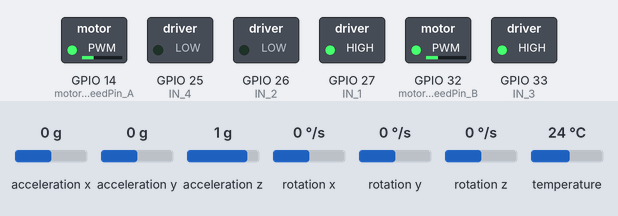
The sketch below on a simulated ESP32. Parts: switched loads named in the sketch (green lamp = pin HIGH). The inputs (shaded band) are chosen by the test bench; at power-on: acceleration y 0 g, acceleration z 1 g, acceleration x 0 g, rotation x 0 °/s, rotation y 0 °/s, rotation z 0 °/s, temperature 24 °C. What the sketch prints to the serial monitor is not drawn.

Above: at 3.4 s.
3.5 s: acceleration y set to -1.4 g
At 3.67 s:
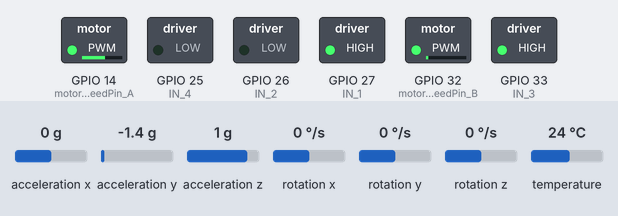
6.5 s: acceleration z set to 0 g
9.5 s: acceleration x set to -0.9 g
At 12.2 s:
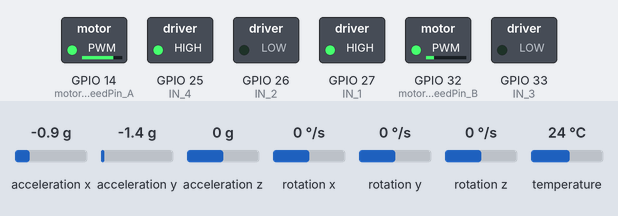
12.5 s: acceleration x set to -1.2 g
15.5 s: acceleration y set to 0.8 g
At 15.68 s:
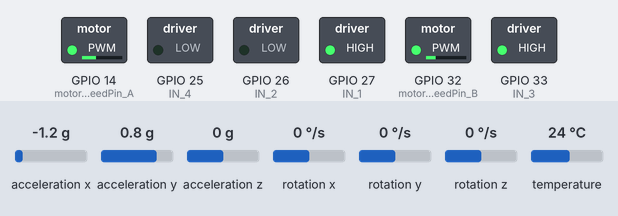
18.5 s: acceleration x set to 0 g
At 25.7 s:
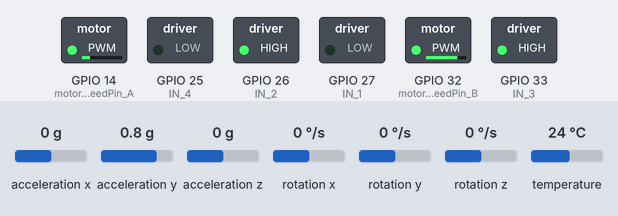
Timing chart, 0 to 26.0 s (numbered marks = the images above; inputs shaded):
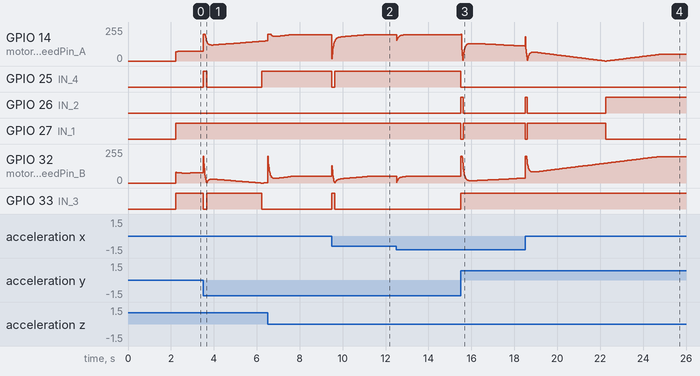

Measured:
- after the input at 3.5 s, GPIO 25 (IN_4): LOW → HIGH at once, → LOW 0.16 s later, → HIGH 2.6 s later; GPIO 33 (IN_3): HIGH → LOW at once, → HIGH 0.16 s later, → LOW 2.6 s later
- after the input at 9.5 s, GPIO 25 (IN_4): HIGH → LOW at once, → HIGH 0.13 s later; GPIO 33 (IN_3): LOW → HIGH at once, → LOW 0.13 s later
- after the input at 15.5 s, GPIO 25 (IN_4): HIGH → LOW at once; GPIO 26 (IN_2): LOW → HIGH at once, → LOW 0.10 s later; GPIO 27 (IN_1): HIGH → LOW at once, → HIGH 0.10 s later; GPIO 33 (IN_3): LOW → HIGH at once
- after the input at 18.5 s, GPIO 26 (IN_2): LOW → HIGH at once, → LOW 0.10 s later, → HIGH 3.7 s later; GPIO 27 (IN_1): HIGH → LOW at once, → HIGH 0.10 s later, → LOW 3.7 s later

The sketch:

PID_Roll_esp_now.ino
```cpp
//*****Wireless Capabilities*****
// Include Libraries
#include <esp_now.h>
#include <WiFi.h>

// Define a data structure
typedef struct struct_message {
  float a;
  float b;
  float c;
  float d;
} struct_message;

// Create a structured object
struct_message myData;

//*****Actual controller setup*****

#include <Adafruit_MPU6050.h>
#include <Adafruit_Sensor.h>
#include <Wire.h>

//******Setting up variables for the imu******:

float Ax;
float Ay;
float Az;
float T;

float Gx;
float Gy;
float Gz;

//Callibration of Gyro:
float GyroXOffset = 0;
float GyroYOffset = 0;
float GyroZOffset = 0;

//Gyro values:
float rollG = 0;
float pitchG = 0;
float yawG = 0;

//Callibration of Accelerometer:
float xMax = 1.07;
float xMin = -0.94;
float yMax = 0.99;
float yMin = -1.03;
float zMax = 0.91;
float zMin = -1.15;

float xOffset = (xMax+xMin)/2.;
float yOffset = (yMax+yMin)/2.;
float zOffset = (zMax+zMin)/2.;

float xScale = 2/(xMax-xMin);
float yScale = 2/(yMax-yMin);
float zScale = 2/(zMax-zMin);

//Accelerometer values:
float rollRaw = 0;
float pitchRaw = 0;

//Complimentrary Values:
float rollComp = 0;
float pitchComp = 0;

float deltaRollG = 0;  //these are the increments for the gyro angle values
float deltaPitchG = 0;

//Complimentry fillter coefficients:
float Alpha = 0.20;
float Beta = (1-Alpha);

//IMU times:
unsigned long tStart = 0;

Adafruit_MPU6050 mpu;

//******Setting up time variables for the motor control******:

//time measurements during enterity of flight to check controller runs at 25Hz
unsigned long start_time = 0;
unsigned long current_time = 0;
unsigned long old_time = 0;

//Setting the delay for the main loop to get 100Hz sampling:
int interval = 10;                  //0.01 secs
unsigned long dt = 0;          //actual time between samples

//Motor Pins:
const int pot_Pin = A0;  //defines pin for potentiaometer

//Pins for motor A:
const int motorSpeedPin_A = 14;  //defines speed pin of motor
const int IN_1 = 27;  //dfines direction pin of motor
const int IN_2 = 26;  //dfines direction pin of motor

//Pins for motor B:
const int motorSpeedPin_B = 32;  //defines speed pin of motor
const int IN_3 = 33;  //dfines direction pin of motor
const int IN_4 = 25;  //dfines direction pin of motor

//variables for PID controller:
float set_angle = 0;  //in degrees
float angle = 0;      //in degrees
float new_error = 0;
float old_error = 0;
float integral = 0;
float Kp = 0.8;
float Ki = 0.4;
float Kd = 0.3;
int baseDemand = 75;

//Rig dimensions (cm): (Not needed for this code)
float arm_height = 24;
float arm_length = 21;

//Callback function executed when data is received from the transmitter esp32:
void OnDataRecv(const esp_now_recv_info_t *info, const uint8_t *incomingData, int len) {
  memcpy(&myData, incomingData, sizeof(myData));
  /*Serial.print("Data received: ");
  Serial.println(len);
  Serial.print("Set Angle: ");
  Serial.print(myData.a);
  Serial.print(", ");
  Serial.print("Kp: ");
  Serial.print(myData.b);
  Serial.print(", ");
  Serial.print("Ki: ");
  Serial.print(myData.c);
  Serial.print(", ");
  Serial.print("Kd: ");
  Serial.println(myData.d);*/
  set_angle = myData.a;
  Kp = myData.b;
  Ki = myData.c;
  Kd = myData.d;

}

//***** esp32 PWM related stuff *****
const int freq = 5000;           // PWM frequency (Hz)
const int pwmChannel_A = 0;      // Channel for motor A
const int pwmChannel_B = 1;      // Channel for motor B
const int resolution = 8;                  //255 resolution

void setup() {
  // put your setup code here, to run once:

  //Start serial monitor:
  Serial.begin(115200);

  //Set esp-now:
  //Set ESP32 as a Wi-Fi Station
  WiFi.mode(WIFI_STA);

  // Initilize ESP-NOW
  if (esp_now_init() != ESP_OK) {
    Serial.println("Error initializing ESP-NOW");
    return;
  }

  // Register callback function
  esp_now_register_recv_cb(OnDataRecv);

  //Set Motor pins:
  pinMode(pot_Pin, INPUT);
  pinMode(motorSpeedPin_A, OUTPUT);
  pinMode(motorSpeedPin_B, OUTPUT);
  pinMode(IN_1, OUTPUT);
  pinMode(IN_2, OUTPUT);
  pinMode(IN_3, OUTPUT);
  pinMode(IN_4, OUTPUT);

  // ========== PWM setup with ledc for esp32 ==========

  ledcAttach(motorSpeedPin_A, freq, resolution);  // Attach pin + set freq & resolution
  ledcAttach(motorSpeedPin_B, freq, resolution);

  //Set the mpu:
  // Initialize MPU6050
  if (!mpu.begin()) {
    Serial.println("MPU6050 not found! Check wiring.");
    while (1);
  }
  Serial.println("MPU6050 Started!");
  mpu.setAccelerometerRange(MPU6050_RANGE_2_G); //Needed for the accelerometers only
  mpu.setGyroRange(MPU6050_RANGE_2000_DEG);      //Needed for the gyros only, Note: rotating this faster will cause error
  mpu.setFilterBandwidth(MPU6050_BAND_21_HZ);

  CallibrateGyro();

  start_time = millis();
  tStart = millis();

}

void loop() {
  // put your main code here, to run repeatedly:

  current_time = millis() - start_time; //find sampling rate time variables
  dt = current_time - old_time;

  //Get_IMU_Data();  //Get imu orientation

  //Serial.print("RollComp:");
  //Serial.print(rollComp);

  if (dt >= interval) {//check sampling rate

    //set_angle = (analogRead(pot_Pin) / 1023.) * 40.;  //Get the set height

    Get_IMU_Data(pitchComp);  //Get imu orientation, Note the angle is extracted using referencing

    Serial.print("Set_angle:");
    Serial.print(set_angle);
    Serial.print(", ");
    Serial.print("Angle:");
    Serial.print(pitchComp);
    Serial.print(", ");


    new_error = Get_Error(set_angle, pitchComp);
    Motor_Controller(Kp, Ki, Kd, new_error, old_error, integral, interval, baseDemand, motorSpeedPin_A, motorSpeedPin_B, IN_1, IN_2, IN_3, IN_4);

    Serial.print("Time:");
    Serial.print(current_time/1000.0f);
    Serial.print(", ");
    Serial.print("PitchComp:");
    Serial.print(pitchComp);
    // Serial.print(",");
    // Serial.print("Yaw:");
    // Serial.print(yaw);
    Serial.print(", ");
    Serial.print("UL:");
    Serial.print(90);
    Serial.print(", ");
    Serial.print("LM:");
    Serial.print(-90);
    Serial.print(", ");

    old_time = current_time;
  }

}

//User defined functions are shown bellow: (These include only the ones used in the main loop)

void CallibrateGyro() {
  Serial.println("Callibrating the Gyro, keep completely stationary...");
  delay(1000);
  int i;

  float sumX = 0;
  float sumY = 0;
  float sumZ = 0;

  int numIterations = 100;

  for (i = 0; i<numIterations; i = i + 1) {

    sensors_event_t a, g, temp;
    mpu.getEvent(&a, &g, &temp);  //this makes the measurenment
    sumX = sumX + g.gyro.x;
    sumY = sumY + g.gyro.y;
    sumZ = sumZ + g.gyro.z;

    delay(10);
  }

  GyroXOffset = sumX/numIterations;
  GyroYOffset = sumY/numIterations;
  GyroZOffset = sumZ/numIterations;
}

void Get_IMU_Data(float &pitchComp) {

  //find imu timings:
  static unsigned long last_time = 0;  //this line only runs once and never again so last_time doesn't get updated to zero again
  unsigned long now = millis();
  float delta_time = now - last_time;

  sensors_event_t a, g, temp;
  mpu.getEvent(&a, &g, &temp);  //this makes the measurenment

  //**********Define accelerometer values**********:
  Ax = a.acceleration.x/9.81;  //this gets the corresponding component out from a
  Ay = a.acceleration.y/9.81;
  Az = a.acceleration.z/9.81;

  Ax = xScale*(Ax-xOffset);
  Ay = yScale*(Ay-yOffset);
  Az = zScale*(Az-zOffset);

  pitchRaw = atan2(Ay, sqrt(Az*Az+Ax*Ax))*360/(2*3.14);
  rollRaw = atan2(Ax, sqrt(Az*Az+Ay*Ay))*360/(2*3.14);

  //**********Define gyro values**********:
  Gx = g.gyro.x - GyroXOffset;
  Gy = -(g.gyro.y - GyroYOffset);
  Gz = g.gyro.z - GyroZOffset;

  rollG = rollG + (delta_time)/1000.*(Gy)*360./(2.*3.14);
  pitchG = pitchG + (delta_time)/1000.*(Gx)*360./(2.*3.14);
  yawG = yawG + (delta_time)/1000.*Gz*360./(2.*3.14);

  deltaRollG = (delta_time)/1000.*(Gy)*360./(2.*3.14);
  deltaPitchG = (delta_time)/1000.*(Gx)*360./(2.*3.14);

  //Implementation of the complimentary filter, takes better of both worlds
  rollComp = Alpha*rollRaw + Beta*(rollComp + deltaRollG);  //Only the value related to the gyros gradient is used
  pitchComp = Alpha*pitchRaw + Beta*(pitchComp + deltaPitchG);

  // Serial.print("Gx:");
  // Serial.print(Gx);
  // Serial.print(",");
  // Serial.print("Gy:");
  // Serial.print(Gy);
  // Serial.print(",");
  // Serial.print("Gz:");
  // Serial.print(Gz);
  // Serial.print(",");
  // Serial.print("UL:");
  // Serial.print(5);
  // Serial.print(",");
  // Serial.print("LM:");
  // Serial.println(-5);
  /*
  Serial.print("RollComp:");
  Serial.print(rollComp);
  Serial.print(",");
  Serial.print("PitchComp:");
  Serial.print(pitchComp);
  Serial.print(",");
  Serial.print("YawG:");  //Yaw cant use the complimentry filter since we dont have its corresponding accelerometer values
  Serial.print(yawG);
  // Serial.print(",");
  // Serial.print("Yaw:");
  // Serial.print(yaw);
  Serial.print(",");
  Serial.print("UL:");
  Serial.print(90);
  Serial.print(",");
  Serial.print("LM:");
  Serial.println(-90);
  */
  last_time = now;
}

float Get_Error(float set_angle, float angle) {
  //code for finding error:
  float error = set_angle - angle;

  return error;
}

void Motor_Controller(float Kp, float Ki, float Kd, float new_error, float &old_error, float &integral, float interval, float base_demand, int motorSpeedPin_A, int motorSpeedPin_B, int IN_1, int IN_2, int IN_3, int IN_4) {
  //PID code:
  float integral_increment = new_error * ((interval)/(1000.));  //change in integral term
  float derivative = (new_error - old_error) / ((interval)/(1000.)); // Rate of change in error

  float test_integral = integral + integral_increment;
  float test_motorDemand_A = base_demand + (Kp*new_error + Ki*test_integral + Kd*derivative);
  float test_motorDemand_B = base_demand - (Kp*new_error + Ki*test_integral + Kd*derivative);

  //Anti windup system: (shuts down integrator is the case of saturation getting worse)

  //Anti windup for motor A:
  if ((fabs(test_motorDemand_A) > 200) || (fabs(test_motorDemand_B) > 200)) {  //check if motorDemand for motor has reached saturation e.g. outside -100 to 100
    if ((new_error * test_motorDemand_A > 0) || (new_error * test_motorDemand_B < 0)) {  //The sign is flipped for motor B because the PID is minused from it.
        //if saturation does hit and integrator is making it worse dont update integral by doing nothing

    }
    else {
      //if saturation does hit but integrator isn't making it worse by going even more outside
      integral = integral + integral_increment;

    }
  }
  else {
    //if saturation isn't hit than act like its normal integration
    integral = integral + integral_increment;

  }

  //find the final motor demand based on error (correct motor demand after clamp check);
  float motorDemand_A = base_demand + (Kp*new_error + Ki*integral + Kd*derivative);  //Motor A demand
  float motorDemand_B = base_demand - (Kp*new_error + Ki*integral + Kd*derivative);  //Motor B demand (As one increases the other must decrease)

  motorDemand_A = constrain(motorDemand_A, -200, 200);  //clamp the motorDemand
  motorDemand_B = constrain(motorDemand_B, -200, 200);  //clamp the motorDemand

  //Motor A assigning speed:
  if (motorDemand_A < 0 ) {
    //switch direction to backwards:
    digitalWrite(IN_1, LOW);
    digitalWrite(IN_2, HIGH);
  }

  else{
    //switch direction to fowards:
    digitalWrite(IN_1, HIGH);
    digitalWrite(IN_2, LOW);
  }
  ledcWrite(motorSpeedPin_A, fabs(motorDemand_A));  //set the speed to motor A

  //Motor B assigning speed:
  if (motorDemand_B < 0 ) {
    //switch direction to backwards:
    digitalWrite(IN_3, LOW);
    digitalWrite(IN_4, HIGH);
  }

  else{
    //switch direction to fowards:
    digitalWrite(IN_3, HIGH);
    digitalWrite(IN_4, LOW);
  }
  ledcWrite(motorSpeedPin_B, fabs(motorDemand_B));  //set the speed to motor B

  Serial.print("Error:");
  Serial.print(new_error);
  Serial.print(", ");
  Serial.print("Motor_Demand_A:");
  Serial.print(motorDemand_A);
  Serial.print(", ");
  Serial.print("Motor_Demand_B:");
  Serial.print(motorDemand_B);
  Serial.print(", ");
  Serial.print("Proportional:");
  Serial.print(Kp*new_error);
  Serial.print(", ");
  Serial.print("Integral:");
  Serial.print(Ki*integral);
  Serial.print(", ");
  Serial.print("Derivative:");
  Serial.println(Kd*derivative);

  old_error = new_error;
}

// Code made by Sheil...
```
